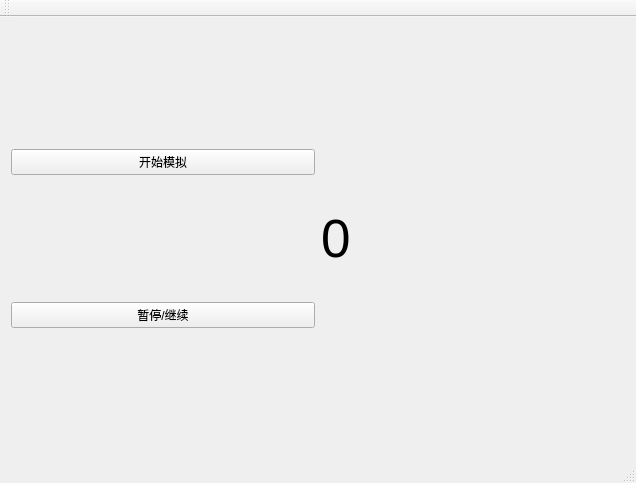
<?xml version="1.0" encoding="UTF-8"?>
<ui version="4.0">
 <class>MainWindow</class>
 <widget class="QMainWindow" name="MainWindow">
  <property name="geometry">
   <rect>
    <x>0</x>
    <y>0</y>
    <width>636</width>
    <height>483</height>
   </rect>
  </property>
  <property name="windowTitle">
   <string>MainWindow</string>
  </property>
  <widget class="QWidget" name="centralWidget">
   <layout class="QHBoxLayout" name="horizontalLayout_2">
    <item>
     <layout class="QHBoxLayout" name="horizontalLayout">
      <property name="sizeConstraint">
       <enum>QLayout::SetMaximumSize</enum>
      </property>
      <property name="leftMargin">
       <number>0</number>
      </property>
      <item>
       <layout class="QVBoxLayout" name="verticalLayout">
        <item>
         <widget class="QPushButton" name="pushButton">
          <property name="text">
           <string>开始模拟</string>
          </property>
         </widget>
        </item>
        <item>
         <widget class="QPushButton" name="pushButton_2">
          <property name="text">
           <string>暂停/继续</string>
          </property>
         </widget>
        </item>
       </layout>
      </item>
      <item>
       <widget class="QLabel" name="label">
        <property name="font">
         <font>
          <family>Ubuntu</family>
          <pointsize>40</pointsize>
         </font>
        </property>
        <property name="text">
         <string>0</string>
        </property>
        <property name="textFormat">
         <enum>Qt::AutoText</enum>
        </property>
       </widget>
      </item>
     </layout>
    </item>
   </layout>
  </widget>
  <widget class="QMenuBar" name="menuBar">
   <property name="geometry">
    <rect>
     <x>0</x>
     <y>0</y>
     <width>636</width>
     <height>28</height>
    </rect>
   </property>
  </widget>
  <widget class="QToolBar" name="mainToolBar">
   <attribute name="toolBarArea">
    <enum>TopToolBarArea</enum>
   </attribute>
   <attribute name="toolBarBreak">
    <bool>false</bool>
   </attribute>
  </widget>
  <widget class="QStatusBar" name="statusBar"/>
 </widget>
 <layoutdefault spacing="6" margin="11"/>
 <resources/>
 <connections/>
</ui>
